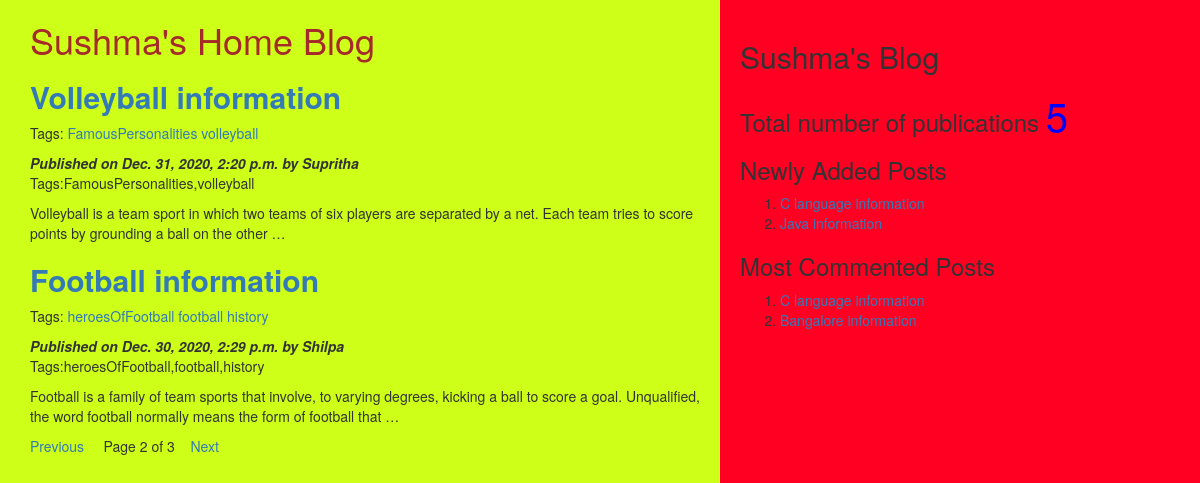
Screenshot of /?page=2 with the database file from the repository.
### myApp/models.py (models this page shows, shortened)
class Post(models.Model):
    tags=TaggableManager()
    STATUS_CHOICES=(('draft','Draft'),('published','Published'))
    title=models.CharField(max_length=256)
    slug=models.SlugField(max_length=264,unique_for_date='publish')
    author=models.ForeignKey(User,related_name='blog_posts',on_delete=models.CASCADE)
    body=models.TextField()
    publish=models.DateTimeField(default=timezone.now)
    created=models.DateTimeField(auto_now_add=True)
    updated=models.DateTimeField(auto_now=True)
    status=models.CharField(max_length=10,choices=STATUS_CHOICES,default='draft')
    objects=CustomManager()
    class Meta:
        ordering=('-publish',)
    def get_absolute_url(self):
        return reverse('post_detail',args=[self.publish.year,self.publish.strftime('%m'),self.publish.strftime('%d'),self.slug])

### myApp/views.py (the view)
# urls.py: url(r'^$',views.post_list_view),
def post_list_view(request,tag_slug=None):
    post_list=Post.objects.all()
    tag=None
    if tag_slug:
        tag=get_object_or_404(Tag,slug=tag_slug)
        post_list=post_list.filter(tags__in=[tag])
    paginator=Paginator(post_list,2)
    page_number=request.GET.get('page')
    try:
        post_list=paginator.page(page_number)
    except PageNotAnInteger:
        post_list=paginator.page(1)
    except EmptyPage:
        post_list=paginator.page(paginator.num_pages)
    d={'post_list':post_list,'tag':tag}
    return render(request,'myApp/post_list.html',d)

### myApp/models.py (called while the page is built)
    def get_queryset(self):
        return super().get_queryset().filter(status='published')

### myApp/templatetags/mytags.py (called while the page is built)
@register.simple_tag
def total_posts():
    return Post.objects.count()

@register.inclusion_tag('myApp/latest_post.html')
def show_latest_posts(count=3):
    latest_posts=Post.objects.order_by('-publish')[:count]
    return {'latest_posts':latest_posts}

@register.simple_tag
def get_most_commented_posts(count=2):
    return Post.objects.annotate(total_comments=Count('comments')).order_by('-total_comments')[:count]

### templates/myApp/post_list.html (shortened to what this page needs)
<html>
    {%extends 'myApp/parent.html'%}
        {%block content_block%}
        <h1 style="color:brown">Sushma's Home Blog</h1>
        {%for post in post_list%}
        <a href="{{post.get_absolute_url}}"><h2><b>{{post.title}}</b></h2></a>
        <p>Tags:
            {%for t in post.tags.all%}
            <a href="{%url "post_list_by_tag_name" t.slug%}">{{t.name}}</a>
            {%endfor%}
        </p>
        <i><b>Published on {{post.publish}} by {{post.author|title}}</i></b>
        <p>Tags:{{post.tags.all|join:','}}</p>
        {{post.body|truncatewords:30|linebreaks}}
        {%endfor%}
        {%include 'myApp/pagination.html' with page=post_list%}
        {%endblock%}

### templates/myApp/parent.html (shortened to what this page needs)
<html>
    {%load mytags%}
    <head>
        <link rel="stylesheet" href="https://maxcdn.bootstrapcdn.com/bootstrap/3.3.7/css/bootstrap.min.css">
    </head>
    <body>
        <div class="content" style="width:60%;float:left;background-color:rgba(200, 255, 0, 0.904);height:300%;padding:0 0 0 30px">
            {%block content_block%}
            {%endblock%}
        </div>
        <div class="sidebar" style="width:40%;float:right;background-color:rgb(255, 0, 34);height:300%;padding:20px">
            <h2>Sushma's Blog</h2>
            <h3>Total number of publications
                <span style="color:blue;font-size:40px">
                {%total_posts%} </span>
                <h3>Newly Added Posts</h3>
                {%show_latest_posts 2%}
                <h3>Most Commented Posts</h3>
                {%get_most_commented_posts as m%}
                <ol>
                    {%for post in m%}
                    <li>
                        <a href="{{post.get_absolute_url}}">{{post.title}}</a>
                    </li>
                    {%endfor%}
                </ol>
            </h3>
        </div>
    </body>
</html>

### templates/myApp/pagination.html
<html>
    <body>
        <div class="paginator">
            {%if page.has_previous%}
            <a href="?page={{page.previous_page_number}}">Previous</a> &nbsp &nbsp
            {%endif%}
            <span>Page {{page.number}} of {{page.paginator.num_pages}}</span>&nbsp &nbsp
            {%if page.has_next%}
            <a href="?page={{page.next_page_number}}">Next</a> &nbsp &nbsp
            {%endif%}
        </div>
    </body>
</html>

### templates/myApp/latest_post.html
<html>
    <body>
        <ol>
        {%for post in latest_posts%}
        <li>
            <a href="{{post.get_absolute_url}}">{{post.title}}</a>
        </li>
        {%endfor%}
        </ol>
    </body>
</html>

### rows the page displays
Post: title "Volleyball information", publish "Dec. 31, 2020, 2:20 p.m.", author "Supritha", tags.all "FamousPersonalities,volleyball", body "Volleyball is a team sport in which two teams of six players are separated by a net. Each team tries to score points by grounding a ball on the other …"
Tag: name "FamousPersonalities"
Tag: name "volleyball"
Post: title "Football information", publish "Dec. 30, 2020, 2:29 p.m.", author "Shilpa", tags.all "heroesOfFootball,football,history", body "Football is a family of team sports that involve, to varying degrees, kicking a ball to score a goal. Unqualified, the word football normally means the form of football that …"
Tag: name "heroesOfFootball"
Tag: name "football"
Tag: name "history"
Post: title "C language information"
Post: title "Java information"
Post: title "Bangalore information"

### other values shown
{{ page.number }} "2"
{{ page.paginator.num_pages }} "3"
